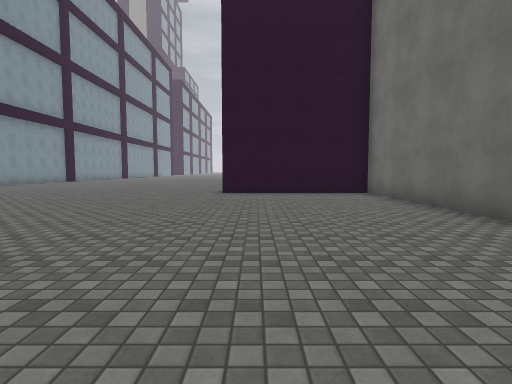
View 1 (above)

23 first-person views from a walk through a Unity game level. The camera is 1.3 m above the floor, tilts 4° down and sees 80° across. The floor is counted in squares, 2 m on a side. Each view is taken from the middle of a square. On the plan, view 1 faces up. The plan holds only what a view shows up to about 10 squares ahead; the rest is blank. The place goes on beyond the plan. The player is left out. Some surface patterns are stand-ins.

View 2
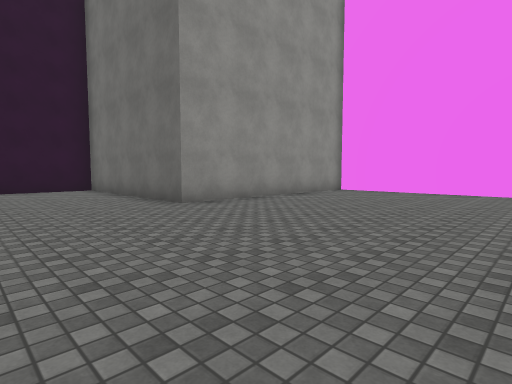

View 3
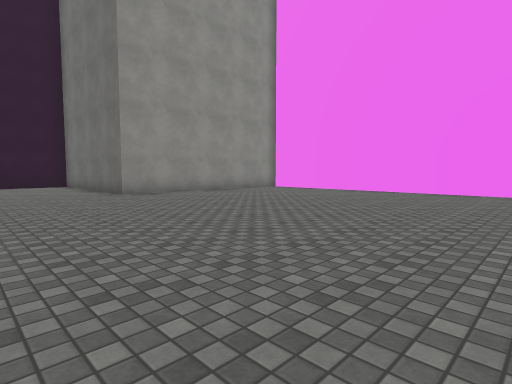

View 4
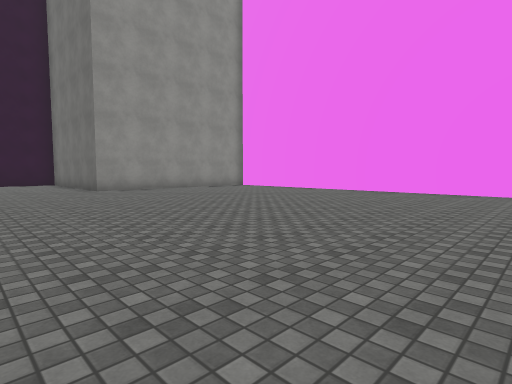

View 5
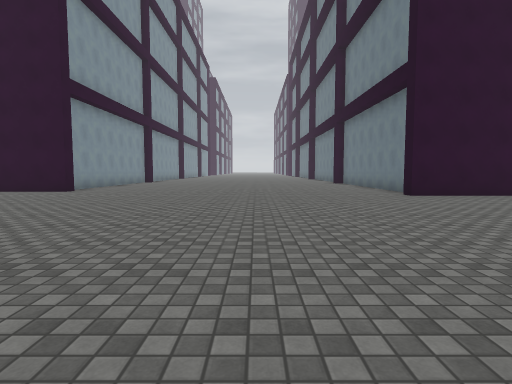

View 6
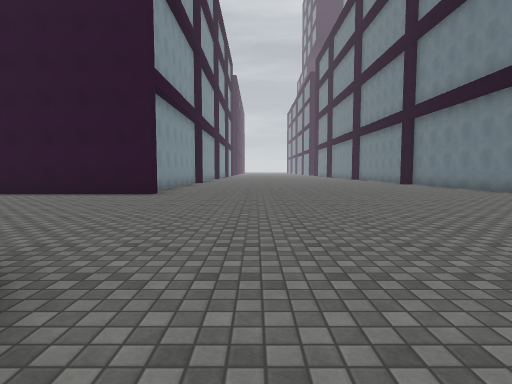

View 7
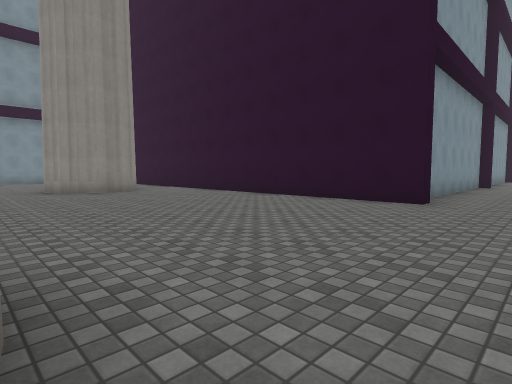

View 8
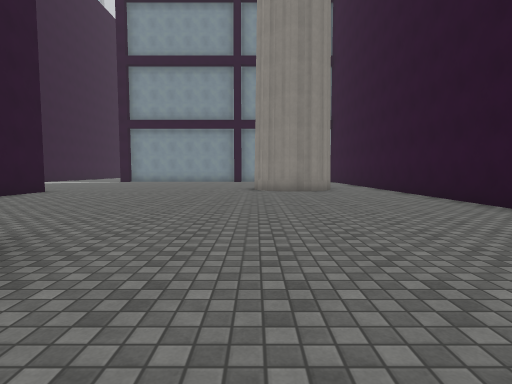

View 9
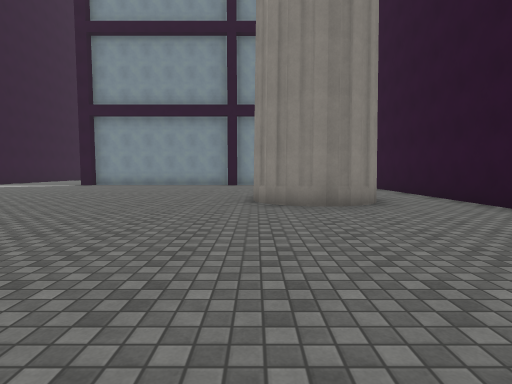

View 10
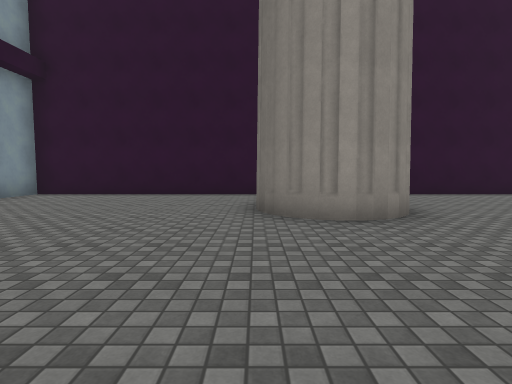

View 11
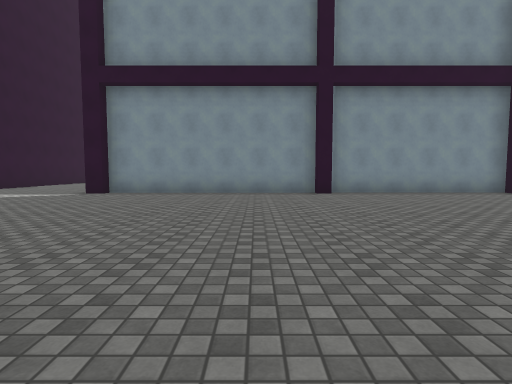

View 12
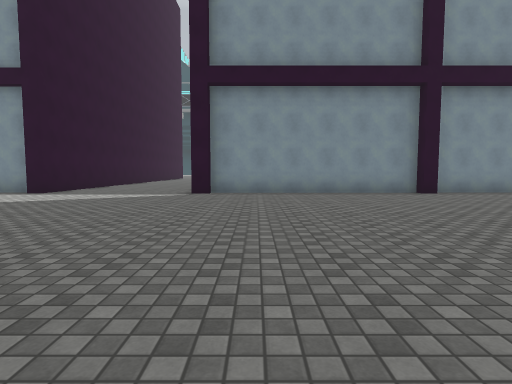

View 13
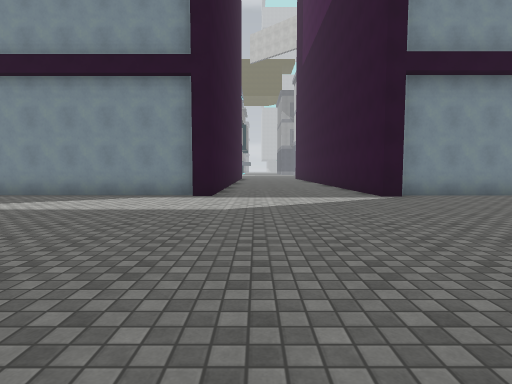

View 14
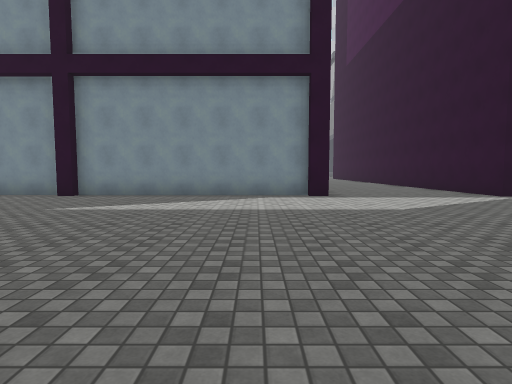

View 15
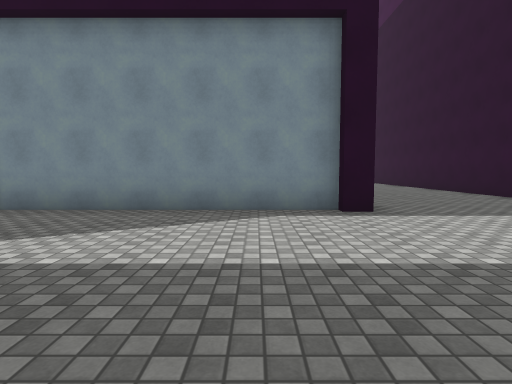

View 16
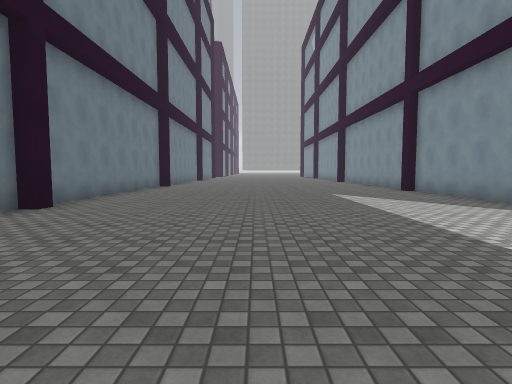

View 17
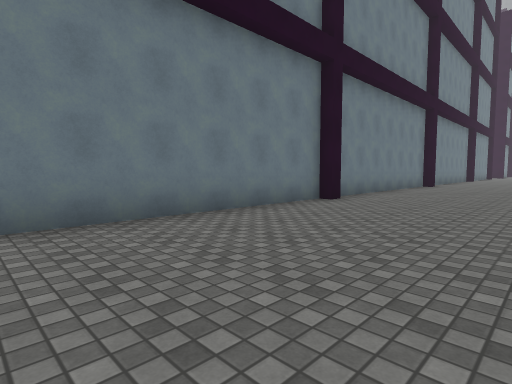

View 18
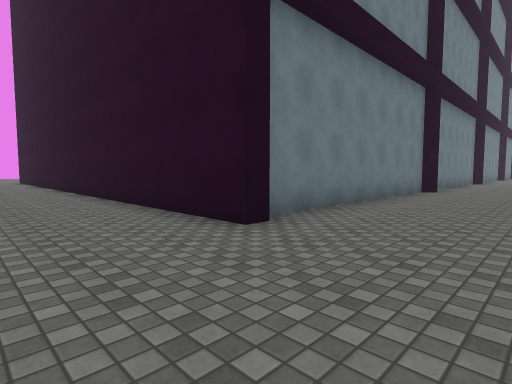

View 19
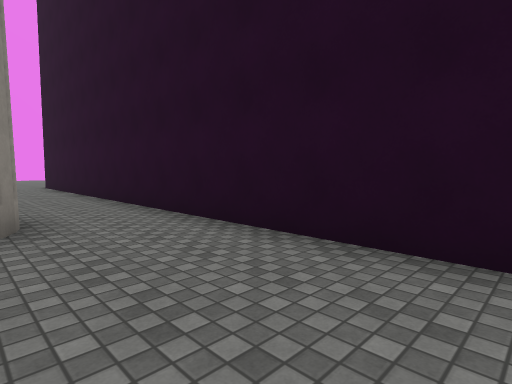

View 20
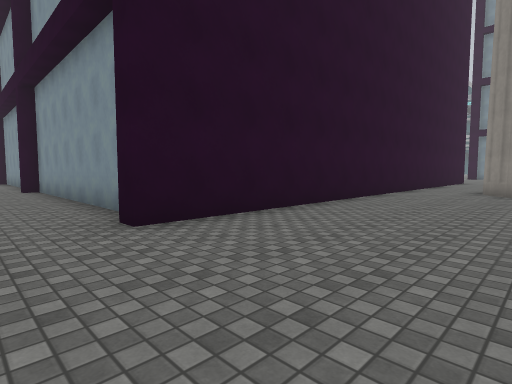

View 21
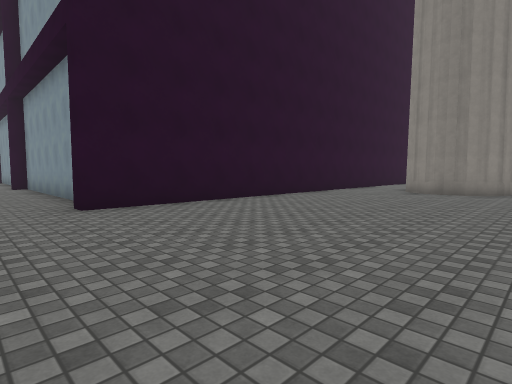

View 22
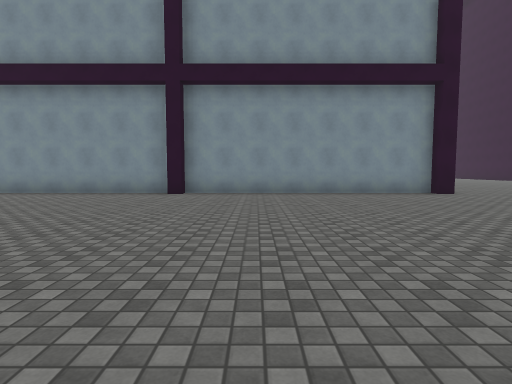

View 23
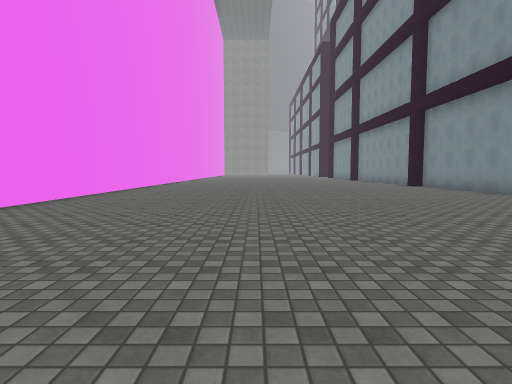

### Floor plan
Key: @ floor where view 1 was taken; # wall or solid block; . floor.
Columns run from 32 left of view 1 to 10 right of it. Each row starts with its distance up from view 1.
 13                     #..
 12                     #...........#
 11      #################..........#
 10      #..........................#
  9      #..........................#####
  8      #...... #......................#
  7      #......##......................#
  6      #......#.......................#
  5      #..............................#
  4      #...............##.............######
  3      #...............##..................##
  2      #...............##...................#
  1      #....................................#
  0      #..........................@.........#
 -1 ######........#################...........#
 -2 ..............#               #...........#
 -3 ..............#               #...........#
 -4 ..............#               #...........#
 -5   ............#               #...........#
 -6    ...........#               #...........#
 -7    ###........#               #...........#
 -8      #........#               #...........#
 -9      #........#               #...........#
-10      #........#               #...........#
-11      #........#               #...........#
-12      #........#               #...........#
-13      #........#               #...........#

Positions as (right, up) in squares from view 1, and headings:
1: (0, 0), facing up
2: (0, -2), facing up-right
3: (0, -5), facing up-right
4: (0, -7), facing up-right
5: (-5, 1), facing up
6: (-8, 2), facing up
7: (-9, 4), facing up-left
8: (-9, 6), facing left
9: (-13, 6), facing left
10: (-21, 2), facing up
11: (-18, 3), facing left
12: (-18, 0), facing left
13: (-19, -5), facing left
14: (-19, -8), facing left
15: (-22, -8), facing left
16: (-22, -3), facing down
17: (-22, -2), facing down-right
18: (-21, 2), facing down-right
19: (-15, 2), facing down-right
20: (0, 3), facing down-left
21: (0, 5), facing down-left
22: (7, -6), facing left
23: (5, -3), facing down
